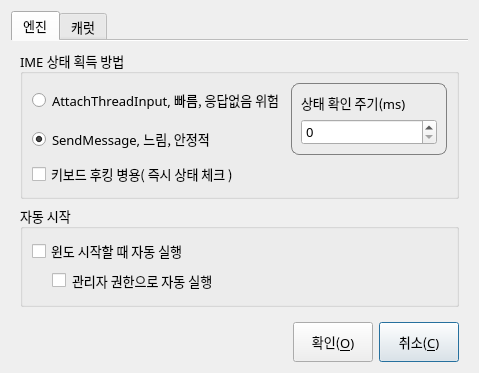
<?xml version="1.0" encoding="UTF-8"?>
<ui version="4.0">
 <class>dlgOpt</class>
 <widget class="QDialog" name="dlgOpt">
  <property name="geometry">
   <rect>
    <x>0</x>
    <y>0</y>
    <width>479</width>
    <height>348</height>
   </rect>
  </property>
  <property name="font">
   <font>
    <family>Sarasa Mono K</family>
    <pointsize>10</pointsize>
    <stylestrategy>PreferAntialias</stylestrategy>
    <hintingpreference>PreferFullHinting</hintingpreference>
   </font>
  </property>
  <property name="windowTitle">
   <string>옵션</string>
  </property>
  <layout class="QVBoxLayout" name="verticalLayout">
   <item>
    <widget class="QTabWidget" name="tabWidget">
     <property name="font">
      <font>
       <family>Sarasa Mono K</family>
       <pointsize>10</pointsize>
       <stylestrategy>PreferAntialias</stylestrategy>
       <hintingpreference>PreferFullHinting</hintingpreference>
      </font>
     </property>
     <property name="styleSheet">
      <string notr="true">
QTabBar::tab
{
  font-size: 13px;
}
</string>
     </property>
     <property name="tabPosition">
      <enum>QTabWidget::TabPosition::North</enum>
     </property>
     <property name="tabShape">
      <enum>QTabWidget::TabShape::Rounded</enum>
     </property>
     <property name="currentIndex">
      <number>0</number>
     </property>
     <property name="documentMode">
      <bool>true</bool>
     </property>
     <widget class="QWidget" name="tabEngine">
      <attribute name="title">
       <string>엔진</string>
      </attribute>
      <layout class="QVBoxLayout" name="verticalLayout_4">
       <item>
        <widget class="QGroupBox" name="groupBox">
         <property name="font">
          <font>
           <family>Sarasa Mono K</family>
           <pointsize>10</pointsize>
           <stylestrategy>PreferAntialias</stylestrategy>
           <hintingpreference>PreferFullHinting</hintingpreference>
          </font>
         </property>
         <property name="title">
          <string>IME 상태 획득 방법</string>
         </property>
         <property name="flat">
          <bool>true</bool>
         </property>
         <layout class="QGridLayout" name="gridLayout">
          <item row="0" column="0">
           <widget class="QRadioButton" name="rdoIME_Attach">
            <property name="font">
             <font>
              <family>Sarasa Mono K</family>
              <pointsize>10</pointsize>
              <stylestrategy>PreferAntialias</stylestrategy>
              <hintingpreference>PreferFullHinting</hintingpreference>
             </font>
            </property>
            <property name="text">
             <string>AttachThreadInput, 빠름, 응답없음 위험</string>
            </property>
           </widget>
          </item>
          <item row="1" column="0">
           <widget class="QRadioButton" name="rdoIME_SendMessage">
            <property name="font">
             <font>
              <family>Sarasa Mono K</family>
              <pointsize>10</pointsize>
              <stylestrategy>PreferAntialias</stylestrategy>
              <hintingpreference>PreferFullHinting</hintingpreference>
             </font>
            </property>
            <property name="text">
             <string>SendMessage, 느림, 안정적</string>
            </property>
            <property name="checked">
             <bool>true</bool>
            </property>
           </widget>
          </item>
          <item row="2" column="0">
           <widget class="QCheckBox" name="chkIME_KeyboardHook">
            <property name="font">
             <font>
              <family>Sarasa Mono K</family>
              <pointsize>10</pointsize>
              <stylestrategy>PreferAntialias</stylestrategy>
              <hintingpreference>PreferFullHinting</hintingpreference>
             </font>
            </property>
            <property name="text">
             <string>키보드 후킹 병용( 즉시 상태 체크 )</string>
            </property>
           </widget>
          </item>
          <item row="0" column="1" rowspan="2">
           <widget class="QFrame" name="frmIMEPolling">
            <property name="styleSheet">
             <string notr="true">QFrame#frmIMEPolling 
{ 
	border: 1px solid gray; 
	border-radius: 8px;
}</string>
            </property>
            <layout class="QVBoxLayout" name="verticalLayout_2">
             <item>
              <widget class="QLabel" name="label">
               <property name="font">
                <font>
                 <family>Sarasa Mono K</family>
                 <pointsize>10</pointsize>
                 <stylestrategy>PreferAntialias</stylestrategy>
                 <hintingpreference>PreferFullHinting</hintingpreference>
                </font>
               </property>
               <property name="text">
                <string>상태 확인 주기(ms)</string>
               </property>
              </widget>
             </item>
             <item>
              <widget class="QSpinBox" name="spbIMEPollingMs">
               <property name="minimumSize">
                <size>
                 <width>0</width>
                 <height>26</height>
                </size>
               </property>
               <property name="font">
                <font>
                 <family>Sarasa Mono K</family>
                 <pointsize>10</pointsize>
                 <stylestrategy>PreferAntialias</stylestrategy>
                 <hintingpreference>PreferFullHinting</hintingpreference>
                </font>
               </property>
               <property name="maximum">
                <number>9999</number>
               </property>
              </widget>
             </item>
            </layout>
           </widget>
          </item>
         </layout>
        </widget>
       </item>
       <item>
        <widget class="QGroupBox" name="groupBox_2">
         <property name="font">
          <font>
           <family>Sarasa Mono K</family>
           <pointsize>10</pointsize>
           <stylestrategy>PreferAntialias</stylestrategy>
           <hintingpreference>PreferFullHinting</hintingpreference>
          </font>
         </property>
         <property name="title">
          <string>자동 시작</string>
         </property>
         <property name="flat">
          <bool>true</bool>
         </property>
         <layout class="QVBoxLayout" name="verticalLayout_3">
          <item>
           <widget class="QCheckBox" name="chkIsRunOnStartup">
            <property name="font">
             <font>
              <family>Sarasa Mono K</family>
              <pointsize>10</pointsize>
              <stylestrategy>PreferAntialias</stylestrategy>
              <hintingpreference>PreferFullHinting</hintingpreference>
             </font>
            </property>
            <property name="text">
             <string>윈도 시작할 때 자동 실행</string>
            </property>
           </widget>
          </item>
          <item>
           <widget class="QCheckBox" name="chkIsRunAsAdminOnStartup">
            <property name="font">
             <font>
              <family>맑은 고딕</family>
              <pointsize>10</pointsize>
              <stylestrategy>PreferAntialias</stylestrategy>
              <hintingpreference>PreferFullHinting</hintingpreference>
             </font>
            </property>
            <property name="styleSheet">
             <string notr="true">padding-left: 20px;</string>
            </property>
            <property name="text">
             <string>관리자 권한으로 자동 실행</string>
            </property>
           </widget>
          </item>
          <item>
           <spacer name="verticalSpacer">
            <property name="orientation">
             <enum>Qt::Orientation::Vertical</enum>
            </property>
            <property name="sizeHint" stdset="0">
             <size>
              <width>20</width>
              <height>40</height>
             </size>
            </property>
           </spacer>
          </item>
         </layout>
        </widget>
       </item>
      </layout>
     </widget>
     <widget class="QWidget" name="tabCaret">
      <attribute name="title">
       <string>캐럿</string>
      </attribute>
      <layout class="QGridLayout" name="gridLayout_2">
       <property name="bottomMargin">
        <number>0</number>
       </property>
       <item row="0" column="0">
        <widget class="QCheckBox" name="chkIsCaret">
         <property name="font">
          <font>
           <family>Sarasa Mono K</family>
           <pointsize>10</pointsize>
           <stylestrategy>PreferAntialias</stylestrategy>
           <hintingpreference>PreferFullHinting</hintingpreference>
          </font>
         </property>
         <property name="text">
          <string>사용</string>
         </property>
        </widget>
       </item>
       <item row="1" column="0">
        <widget class="QCheckBox" name="chkIsCaretIME">
         <property name="font">
          <font>
           <family>Sarasa Mono K</family>
           <pointsize>10</pointsize>
           <stylestrategy>PreferAntialias</stylestrategy>
           <hintingpreference>PreferFullHinting</hintingpreference>
          </font>
         </property>
         <property name="text">
          <string>IME 상태</string>
         </property>
        </widget>
       </item>
       <item row="2" column="0">
        <widget class="QCheckBox" name="chkIsCaretNumlock">
         <property name="font">
          <font>
           <family>Sarasa Mono K</family>
           <pointsize>10</pointsize>
           <stylestrategy>PreferAntialias</stylestrategy>
           <hintingpreference>PreferFullHinting</hintingpreference>
          </font>
         </property>
         <property name="text">
          <string>NumLock 상태</string>
         </property>
        </widget>
       </item>
       <item row="3" column="0" colspan="2">
        <widget class="QGroupBox" name="groupBox_3">
         <property name="font">
          <font>
           <family>Sarasa Mono K</family>
           <pointsize>10</pointsize>
           <stylestrategy>PreferAntialias</stylestrategy>
           <hintingpreference>PreferFullHinting</hintingpreference>
          </font>
         </property>
         <property name="title">
          <string>스타일시트</string>
         </property>
         <property name="flat">
          <bool>true</bool>
         </property>
         <layout class="QVBoxLayout" name="verticalLayout_5">
          <property name="leftMargin">
           <number>6</number>
          </property>
          <property name="topMargin">
           <number>3</number>
          </property>
          <property name="rightMargin">
           <number>6</number>
          </property>
          <property name="bottomMargin">
           <number>3</number>
          </property>
          <item>
           <widget class="QPlainTextEdit" name="edtCaretStyleSheet">
            <property name="font">
             <font>
              <family>Sarasa Mono K</family>
              <pointsize>10</pointsize>
              <stylestrategy>PreferAntialias</stylestrategy>
              <hintingpreference>PreferFullHinting</hintingpreference>
             </font>
            </property>
           </widget>
          </item>
         </layout>
        </widget>
       </item>
       <item row="0" column="1" rowspan="3">
        <widget class="QFrame" name="frmCaretPolling">
         <property name="styleSheet">
          <string notr="true">QFrame#frmCaretPolling
{ 
	border: 1px solid gray; 
	border-radius: 8px;
}</string>
         </property>
         <layout class="QVBoxLayout" name="verticalLayout_6">
          <item>
           <widget class="QLabel" name="label_2">
            <property name="font">
             <font>
              <family>Sarasa Mono K</family>
              <pointsize>10</pointsize>
              <stylestrategy>PreferAntialias</stylestrategy>
              <hintingpreference>PreferFullHinting</hintingpreference>
             </font>
            </property>
            <property name="text">
             <string>캐럿 위치 추적 주기(ms)</string>
            </property>
           </widget>
          </item>
          <item>
           <widget class="QSpinBox" name="spbCaretPollingMs">
            <property name="minimumSize">
             <size>
              <width>0</width>
              <height>26</height>
             </size>
            </property>
            <property name="font">
             <font>
              <family>Sarasa Mono K</family>
              <pointsize>10</pointsize>
              <stylestrategy>PreferAntialias</stylestrategy>
              <hintingpreference>PreferFullHinting</hintingpreference>
             </font>
            </property>
            <property name="maximum">
             <number>9999</number>
            </property>
           </widget>
          </item>
         </layout>
        </widget>
       </item>
      </layout>
     </widget>
    </widget>
   </item>
   <item>
    <widget class="QWidget" name="widget_2" native="true">
     <layout class="QHBoxLayout" name="horizontalLayout">
      <property name="topMargin">
       <number>0</number>
      </property>
      <property name="bottomMargin">
       <number>0</number>
      </property>
      <item>
       <spacer name="horizontalSpacer">
        <property name="orientation">
         <enum>Qt::Orientation::Horizontal</enum>
        </property>
        <property name="sizeHint" stdset="0">
         <size>
          <width>40</width>
          <height>20</height>
         </size>
        </property>
       </spacer>
      </item>
      <item>
       <widget class="QPushButton" name="btnOK">
        <property name="minimumSize">
         <size>
          <width>0</width>
          <height>40</height>
         </size>
        </property>
        <property name="font">
         <font>
          <family>Sarasa Mono K</family>
          <pointsize>10</pointsize>
          <stylestrategy>PreferAntialias</stylestrategy>
          <hintingpreference>PreferFullHinting</hintingpreference>
         </font>
        </property>
        <property name="text">
         <string>확인(&amp;O)</string>
        </property>
        <property name="autoDefault">
         <bool>false</bool>
        </property>
       </widget>
      </item>
      <item>
       <widget class="QPushButton" name="btnCancel">
        <property name="minimumSize">
         <size>
          <width>0</width>
          <height>40</height>
         </size>
        </property>
        <property name="text">
         <string>취소(&amp;C)</string>
        </property>
        <property name="autoDefault">
         <bool>false</bool>
        </property>
        <property name="default">
         <bool>true</bool>
        </property>
       </widget>
      </item>
     </layout>
    </widget>
   </item>
  </layout>
 </widget>
 <resources/>
 <connections/>
</ui>
